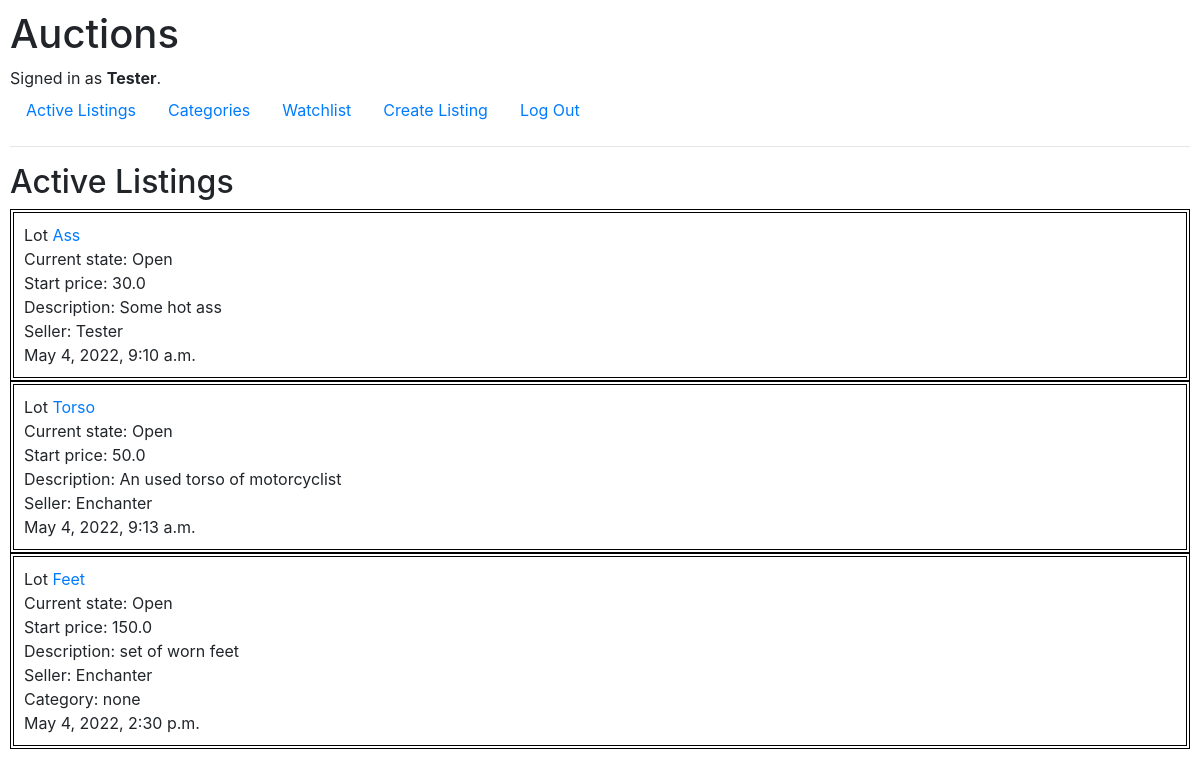
The page / (signed in) on the database its author committed.
### auctions/models.py (models this page shows, shortened)
class User(AbstractUser):
    pass

class Auction(models.Model):
    title = models.CharField(max_length=32)
    watchlist = models.CharField(max_length=128, default=0)
    seller = models.ForeignKey(User, on_delete=models.CASCADE, related_name="sellers")
    price = models.FloatField()
    category = models.CharField(max_length=32, blank=True)
    description = models.CharField(max_length=128)
    url_link = models.CharField(max_length=64, blank=True)
    post_date = models.DateTimeField()
    state_choices = [('Open', 'Open'), ('Closed', 'Closed')]
    state = models.CharField(
        max_length=6,
        choices=state_choices,
        default='Open',
    )

### auctions/views.py (the view)
# urls.py: path("", views.index, name="index"),
def index(request):
    return render(request, "auctions/index.html", {
        "auctions": Auction.objects.filter(state="Open")
    })

### auctions/templates/auctions/index.html (shortened to what this page needs)
{% extends "auctions/layout.html" %}
{% block body %}
    <h2>Active Listings</h2>
    {% for auction in auctions %}
            <div class="brd">
                    Lot <a href="{% url 'listing'%}?id={{auction.id}}"> {{ auction.title }} </a> <br>
                    Current state: {{ auction.state }} <br>
                    Start price: {{ auction.price }} <br>
                    Description: {{ auction.description }} <br>
                    Seller: {{ auction.seller }} <br>
                    {% if auction.category %}
                    Category: {{ auction.category }} <br>
                    {% endif %}
                    {{ auction.post_date}} <br>
            </div>
    {% endfor %}
{% endblock %}

### auctions/templates/auctions/layout.html (shortened to what this page needs)
{% load static %}
<!DOCTYPE html>
<html lang="en">
    <head>
        <link rel="stylesheet" href="https://stackpath.bootstrapcdn.com/bootstrap/4.4.1/css/bootstrap.min.css">
        <link href="{% static 'auctions/styles.css' %}" rel="stylesheet">
    </head>
    <body>
        <h1>Auctions</h1>
        <div>
            {% if user.is_authenticated %}
                Signed in as <strong>{{ user.username }}</strong>.
            {% else %}
                Not signed in.
            {% endif %}
        </div>
        <ul class="nav">
            <li class="nav-item">
                <a class="nav-link" href="{% url 'index' %}">Active Listings</a>
            </li>
            <li class="nav-item">
                <a class="nav-link" href="{% url 'categories' %}">Categories</a>
            </li>
            {% if user.is_authenticated %}
            <li class="nav-item">
                <a class="nav-link" href="{% url 'watchlist' %}?user_id={{user.id}}">Watchlist</a>
            </li>
            <li class="nav-item">
                <a class="nav-link" href="{% url 'create_listing' %}">Create Listing</a>
            </li>
            {% endif %}
            {% if user.is_authenticated %}
                <li class="nav-item">
                    <a class="nav-link" href="{% url 'logout' %}">Log Out</a>
                </li>
            {% endif %}
        </ul>
        <hr>
        {% block body %}
        {% endblock %}
    </body>
</html>

### auctions/static/auctions/styles.css (style rules this page uses)
body { padding: 10px; }

### auctions/templates/auctions/index.html (style rules this page uses)
.brd { border: 4px double black; padding: 10px; }

### rows shown on the page
User: username "Tester"
Auction: title "Ass", state "Open", price "30.0", description "Some hot ass", seller "Tester", post_date "May 4, 2022, 9:10 a.m."
Auction: title "Torso", state "Open", price "50.0", description "An used torso of motorcyclist", seller "Enchanter", post_date "May 4, 2022, 9:13 a.m."
Auction: title "Feet", state "Open", price "150.0", description "set of worn feet", seller "Enchanter", category "none", post_date "May 4, 2022, 2:30 p.m."
